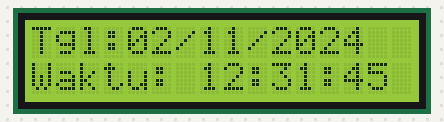
Bench run of a sketch on a simulated Arduino Uno, built with avr-gcc and run on an emulated ATmega328P. Shown: 16×2 character LCD. The local clock reads 2024-03-15 10:24:30 at power-on unless the sketch sets it.

Above: at 0.1 s.
At 4.3 s:
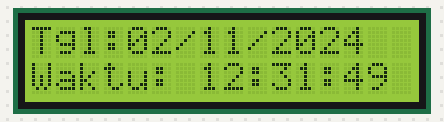
At 9.4 s:
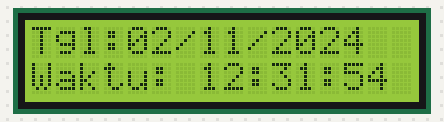
At 18.7 s:
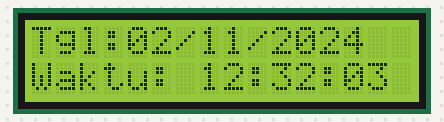
At 28.0 s:
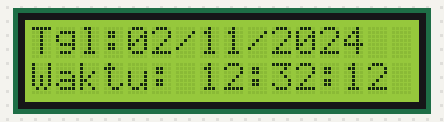
At 38.3 s:
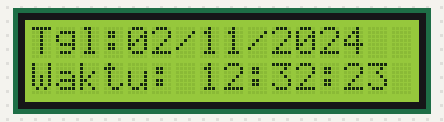

The sketch:

Coba-RTC.ino
```cpp
#include <Wire.h>
#include <RTClib.h>
#include <LiquidCrystal_I2C.h>

// Inisialisasi RTC dan LCD
RTC_DS3231 rtc;
LiquidCrystal_I2C lcd(0x27, 16, 2); // Ubah 0x27 jika alamat I2C LCD berbeda

void setup() {
  Serial.begin(9600);
  lcd.init();       // Memulai LCD
  lcd.backlight();   // Menyalakan lampu latar LCD

  if (!rtc.begin()) {
    lcd.print("RTC Tidak Ada!");
    while (1);
  }

  if (rtc.lostPower()) {
    lcd.print("Atur ulang RTC!");
    rtc.adjust(DateTime(F(__DATE__), F(__TIME__))); // Setel waktu ke waktu saat ini
  }
rtc.adjust(DateTime(2024, 11, 02, 12, 31, 45)); // Atur ke 20 November 2024, 15:30:45

}

void loop() {
  DateTime now = rtc.now();

  // Menampilkan Tanggal di baris pertama LCD
  lcd.setCursor(0, 0);
  lcd.print("Tgl:");
  if (now.day() < 10) lcd.print("0"); // Tambah '0' jika hari < 10
  lcd.print(now.day());
  lcd.print('/');
  if (now.month() < 10) lcd.print("0"); // Tambah '0' jika bulan < 10
  lcd.print(now.month());
  lcd.print('/');
  lcd.print(now.year());

  // Menampilkan Waktu di baris kedua LCD
  lcd.setCursor(0, 1);
  lcd.print("Waktu: ");
  if (now.hour() < 10) lcd.print("0"); // Tambah '0' jika jam < 10
  lcd.print(now.hour());
  lcd.print(':');
  if (now.minute() < 10) lcd.print("0"); // Tambah '0' jika menit < 10
  lcd.print(now.minute());
  lcd.print(':');
  if (now.second() < 10) lcd.print("0"); // Tambah '0' jika detik < 10
  lcd.print(now.second());

  delay(1000); // Tunggu 1 detik
}
```

Measured:
- what the display in image 1 shows lasts 1.0 s, from 4.2 s to 5.2 s
